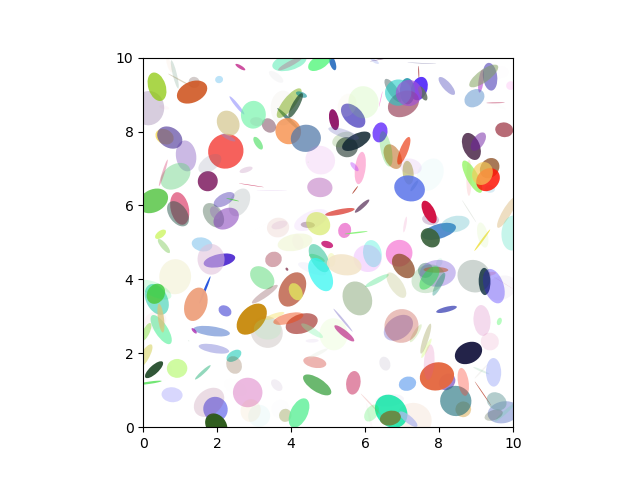

Write Python code to recreate this figure.
import matplotlib.pyplot as plt
import numpy as np
from matplotlib.patches import Ellipse

NUM = 250

ells = [Ellipse(xy=np.random.rand(2) * 10,
                width=np.random.rand(), height=np.random.rand(),
                angle=np.random.rand() * 360)
        for i in range(NUM)]

fig, ax = plt.subplots(subplot_kw={'aspect': 'equal'})
for e in ells:
  ax.add_artist(e)
  e.set_clip_box(ax.bbox)
  e.set_alpha(np.random.rand())
  e.set_facecolor(np.random.rand(3))

ax.set_xlim(0, 10)
ax.set_ylim(0, 10)
plt.savefig("ellipse.png")
plt.show()